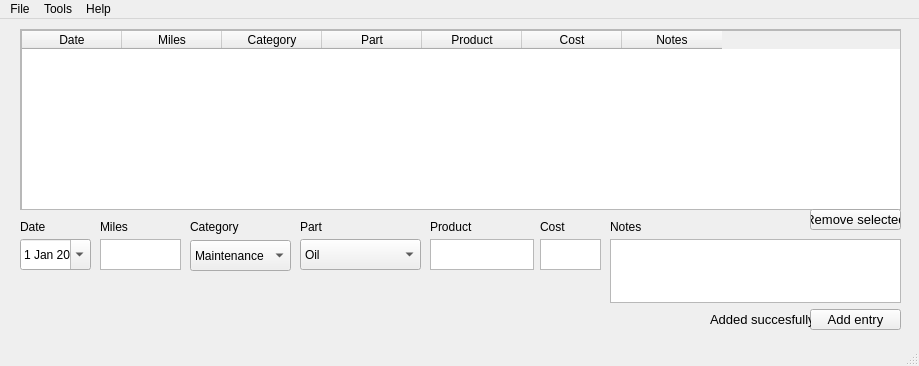
<?xml version="1.0" encoding="UTF-8"?>
<ui version="4.0">
 <class>MainWindow</class>
 <widget class="QMainWindow" name="MainWindow">
  <property name="geometry">
   <rect>
    <x>0</x>
    <y>0</y>
    <width>919</width>
    <height>366</height>
   </rect>
  </property>
  <property name="windowTitle">
   <string>AutoLog v</string>
  </property>
  <widget class="QWidget" name="centralwidget">
   <widget class="QScrollArea" name="scrollArea">
    <property name="geometry">
     <rect>
      <x>20</x>
      <y>10</y>
      <width>881</width>
      <height>181</height>
     </rect>
    </property>
    <property name="widgetResizable">
     <bool>true</bool>
    </property>
    <widget class="QWidget" name="scrollAreaWidgetContents_2">
     <property name="geometry">
      <rect>
       <x>0</x>
       <y>0</y>
       <width>877</width>
       <height>177</height>
      </rect>
     </property>
     <widget class="QTableWidget" name="display_table">
      <property name="geometry">
       <rect>
        <x>0</x>
        <y>0</y>
        <width>881</width>
        <height>181</height>
       </rect>
      </property>
      <column>
       <property name="text">
        <string>Date</string>
       </property>
      </column>
      <column>
       <property name="text">
        <string>Miles</string>
       </property>
      </column>
      <column>
       <property name="text">
        <string>Category</string>
       </property>
      </column>
      <column>
       <property name="text">
        <string>Part</string>
       </property>
      </column>
      <column>
       <property name="text">
        <string>Product</string>
       </property>
      </column>
      <column>
       <property name="text">
        <string>Cost</string>
       </property>
      </column>
      <column>
       <property name="text">
        <string>Notes</string>
       </property>
      </column>
     </widget>
    </widget>
   </widget>
   <widget class="QPushButton" name="addEntryButton">
    <property name="geometry">
     <rect>
      <x>810</x>
      <y>290</y>
      <width>91</width>
      <height>21</height>
     </rect>
    </property>
    <property name="font">
     <font>
      <pointsize>10</pointsize>
     </font>
    </property>
    <property name="text">
     <string>Add entry</string>
    </property>
   </widget>
   <widget class="QLabel" name="date_label">
    <property name="geometry">
     <rect>
      <x>20</x>
      <y>200</y>
      <width>31</width>
      <height>16</height>
     </rect>
    </property>
    <property name="text">
     <string>Date</string>
    </property>
   </widget>
   <widget class="QLabel" name="miles_label">
    <property name="geometry">
     <rect>
      <x>100</x>
      <y>200</y>
      <width>60</width>
      <height>16</height>
     </rect>
    </property>
    <property name="text">
     <string>Miles</string>
    </property>
   </widget>
   <widget class="QLabel" name="cat_label">
    <property name="geometry">
     <rect>
      <x>190</x>
      <y>200</y>
      <width>60</width>
      <height>16</height>
     </rect>
    </property>
    <property name="text">
     <string>Category</string>
    </property>
   </widget>
   <widget class="QLabel" name="part_label">
    <property name="geometry">
     <rect>
      <x>300</x>
      <y>200</y>
      <width>31</width>
      <height>16</height>
     </rect>
    </property>
    <property name="text">
     <string>Part</string>
    </property>
   </widget>
   <widget class="QLabel" name="product_label">
    <property name="geometry">
     <rect>
      <x>430</x>
      <y>200</y>
      <width>60</width>
      <height>16</height>
     </rect>
    </property>
    <property name="text">
     <string>Product</string>
    </property>
   </widget>
   <widget class="QLabel" name="cost_label">
    <property name="geometry">
     <rect>
      <x>540</x>
      <y>200</y>
      <width>60</width>
      <height>16</height>
     </rect>
    </property>
    <property name="text">
     <string>Cost</string>
    </property>
   </widget>
   <widget class="QLabel" name="notes_label">
    <property name="geometry">
     <rect>
      <x>610</x>
      <y>200</y>
      <width>60</width>
      <height>16</height>
     </rect>
    </property>
    <property name="text">
     <string>Notes</string>
    </property>
   </widget>
   <widget class="QDateEdit" name="date_box">
    <property name="geometry">
     <rect>
      <x>20</x>
      <y>220</y>
      <width>71</width>
      <height>31</height>
     </rect>
    </property>
    <property name="frame">
     <bool>true</bool>
    </property>
    <property name="readOnly">
     <bool>false</bool>
    </property>
    <property name="dateTime">
     <datetime>
      <hour>0</hour>
      <minute>0</minute>
      <second>0</second>
      <year>2022</year>
      <month>1</month>
      <day>1</day>
     </datetime>
    </property>
    <property name="calendarPopup">
     <bool>true</bool>
    </property>
   </widget>
   <widget class="QPlainTextEdit" name="miles_box">
    <property name="geometry">
     <rect>
      <x>100</x>
      <y>220</y>
      <width>81</width>
      <height>31</height>
     </rect>
    </property>
   </widget>
   <widget class="QComboBox" name="cat_drop">
    <property name="geometry">
     <rect>
      <x>190</x>
      <y>221</y>
      <width>101</width>
      <height>31</height>
     </rect>
    </property>
    <item>
     <property name="text">
      <string>Maintenance</string>
     </property>
    </item>
    <item>
     <property name="text">
      <string>Add-on</string>
     </property>
    </item>
    <item>
     <property name="text">
      <string>Mod</string>
     </property>
    </item>
    <item>
     <property name="text">
      <string>Inspection</string>
     </property>
    </item>
   </widget>
   <widget class="QComboBox" name="part_drop">
    <property name="geometry">
     <rect>
      <x>300</x>
      <y>220</y>
      <width>121</width>
      <height>31</height>
     </rect>
    </property>
    <item>
     <property name="text">
      <string>Oil</string>
     </property>
    </item>
    <item>
     <property name="text">
      <string>Oil filter</string>
     </property>
    </item>
    <item>
     <property name="text">
      <string>Engine air filter</string>
     </property>
    </item>
    <item>
     <property name="text">
      <string>Cabin air filter</string>
     </property>
    </item>
    <item>
     <property name="text">
      <string>Tires</string>
     </property>
    </item>
    <item>
     <property name="text">
      <string>Wheels</string>
     </property>
    </item>
    <item>
     <property name="text">
      <string>Belts</string>
     </property>
    </item>
    <item>
     <property name="text">
      <string>Fuel filter</string>
     </property>
    </item>
    <item>
     <property name="text">
      <string>Transmission</string>
     </property>
    </item>
    <item>
     <property name="text">
      <string>Alternator</string>
     </property>
    </item>
    <item>
     <property name="text">
      <string>Pulleys</string>
     </property>
    </item>
    <item>
     <property name="text">
      <string>Exhaust</string>
     </property>
    </item>
    <item>
     <property name="text">
      <string>Wiring</string>
     </property>
    </item>
    <item>
     <property name="text">
      <string>Fuses</string>
     </property>
    </item>
    <item>
     <property name="text">
      <string>Accessories</string>
     </property>
    </item>
    <item>
     <property name="text">
      <string>Interior</string>
     </property>
    </item>
    <item>
     <property name="text">
      <string>Lights</string>
     </property>
    </item>
    <item>
     <property name="text">
      <string>Wipers</string>
     </property>
    </item>
    <item>
     <property name="text">
      <string>Body</string>
     </property>
    </item>
    <item>
     <property name="text">
      <string>Frame</string>
     </property>
    </item>
    <item>
     <property name="text">
      <string>Brakes</string>
     </property>
    </item>
   </widget>
   <widget class="QPlainTextEdit" name="product_box">
    <property name="geometry">
     <rect>
      <x>430</x>
      <y>220</y>
      <width>104</width>
      <height>31</height>
     </rect>
    </property>
   </widget>
   <widget class="QPlainTextEdit" name="cost_box">
    <property name="geometry">
     <rect>
      <x>540</x>
      <y>220</y>
      <width>61</width>
      <height>31</height>
     </rect>
    </property>
    <property name="plainText">
     <string/>
    </property>
   </widget>
   <widget class="QPlainTextEdit" name="notes_box">
    <property name="geometry">
     <rect>
      <x>610</x>
      <y>220</y>
      <width>291</width>
      <height>64</height>
     </rect>
    </property>
   </widget>
   <widget class="QPushButton" name="addEntryButton_2">
    <property name="geometry">
     <rect>
      <x>810</x>
      <y>190</y>
      <width>91</width>
      <height>21</height>
     </rect>
    </property>
    <property name="font">
     <font>
      <pointsize>10</pointsize>
     </font>
    </property>
    <property name="text">
     <string>Remove selected</string>
    </property>
   </widget>
   <widget class="QLabel" name="label">
    <property name="geometry">
     <rect>
      <x>710</x>
      <y>290</y>
      <width>101</width>
      <height>20</height>
     </rect>
    </property>
    <property name="font">
     <font>
      <pointsize>10</pointsize>
     </font>
    </property>
    <property name="text">
     <string>Added succesfully!</string>
    </property>
   </widget>
  </widget>
  <widget class="QMenuBar" name="menubar">
   <property name="geometry">
    <rect>
     <x>0</x>
     <y>0</y>
     <width>919</width>
     <height>21</height>
    </rect>
   </property>
   <widget class="QMenu" name="menuFile">
    <property name="title">
     <string>File</string>
    </property>
    <addaction name="actionImport"/>
    <addaction name="actionSave"/>
    <addaction name="actionClose"/>
   </widget>
   <widget class="QMenu" name="menuTools">
    <property name="title">
     <string>Tools</string>
    </property>
    <addaction name="actionReset_session"/>
    <addaction name="actionAdd_part"/>
    <addaction name="actionAdd_category"/>
   </widget>
   <widget class="QMenu" name="menuAbout">
    <property name="title">
     <string>Help</string>
    </property>
    <addaction name="actionAbout"/>
    <addaction name="actionDocumentation"/>
    <addaction name="actionReport_issue"/>
   </widget>
   <addaction name="menuFile"/>
   <addaction name="menuTools"/>
   <addaction name="menuAbout"/>
  </widget>
  <widget class="QStatusBar" name="statusbar"/>
  <action name="actionSave">
   <property name="text">
    <string>Save</string>
   </property>
   <property name="shortcut">
    <string>Ctrl+S</string>
   </property>
  </action>
  <action name="actionClose">
   <property name="text">
    <string>Close</string>
   </property>
  </action>
  <action name="actionImport">
   <property name="text">
    <string>Import...</string>
   </property>
  </action>
  <action name="actionReset">
   <property name="text">
    <string>Reset</string>
   </property>
  </action>
  <action name="actionAdd">
   <property name="text">
    <string>Add</string>
   </property>
  </action>
  <action name="actionReset_session">
   <property name="text">
    <string>Reset session</string>
   </property>
  </action>
  <action name="actionAdd_part">
   <property name="text">
    <string>Add part</string>
   </property>
  </action>
  <action name="actionAdd_category">
   <property name="text">
    <string>Add category</string>
   </property>
  </action>
  <action name="actionAbout">
   <property name="text">
    <string>About</string>
   </property>
  </action>
  <action name="actionDocumentation">
   <property name="text">
    <string>Documentation</string>
   </property>
  </action>
  <action name="actionReport_issue">
   <property name="text">
    <string>Report issue</string>
   </property>
  </action>
 </widget>
 <resources/>
 <connections/>
</ui>
